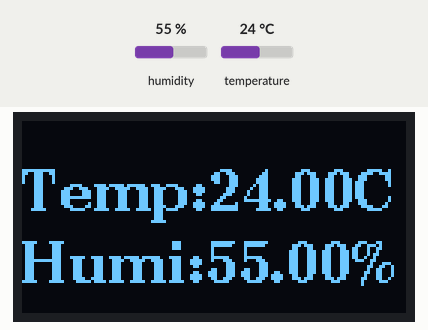
This sketch was run on a simulated Arduino Uno, built with avr-gcc and run on an emulated ATmega328P. Shown: 128×64 one-colour display. Inputs (shaded band) come from the test bench; at power-on: humidity 55 %, temperature 24 °C.

Above: at 3.2 s.
3.3 s: humidity set to 22 %
At 6.1 s:
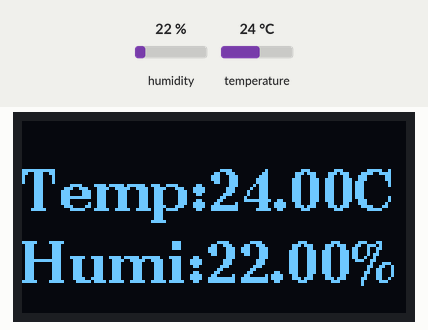
6.7 s: temperature set to 12 °C
At 7.9 s:
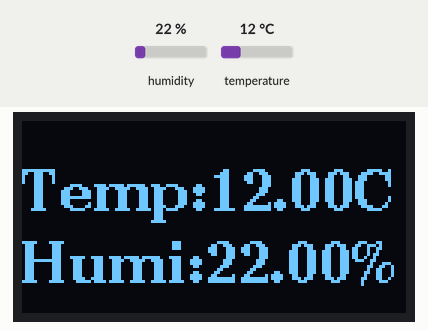
9.9 s: humidity set to 40 %
At 12.7 s:
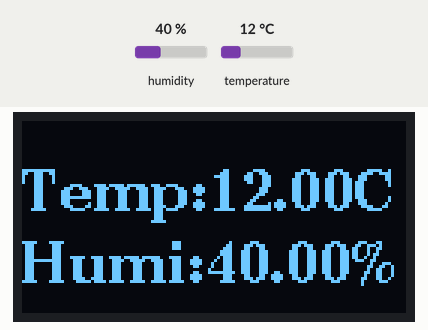
13.9 s: temperature set to 19 °C
At 15.9 s:
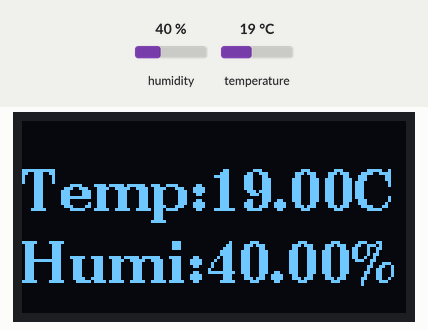
Timing chart, 0 to 17.4 s (numbered marks = the images above; inputs shaded):
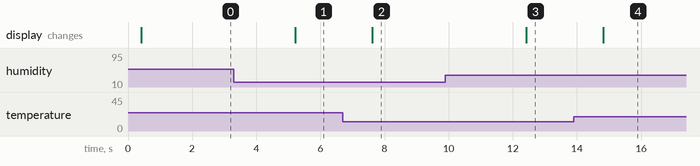

The sketch:

THoled.ino
```cpp
/**
   HDC1080例程
   @author 沉默
   @date 2019/09/21
*/
#include "U8glib.h"
#include "hz.c"
String t = "Temp:";
String st = "";
String h = "Humi:";
String sh = "";
U8GLIB_SSD1306_128X64 u8g(U8G_I2C_OPT_NONE);
#include <ClosedCube_HDC1080.h>
ClosedCube_HDC1080 hdc1080;

void draw() {
   u8g.setFont(u8g_font_ncenB14);//还是先设置一个字体
  u8g.setPrintPos(0,30);//然后设置一个位置
  u8g.print(t);//然后就是数据
  u8g.print(st);
  u8g.setFont(u8g_font_ncenB14);//还是先设置一个字体
  u8g.setPrintPos(0,54);//然后设置一个位置
  u8g.print(h);//然后就是数据
  u8g.print(sh);
}

void setup()
{
  Serial.begin(115200);
  hdc1080.begin(0x40);
}

void loop()
{
  st=hdc1080.readTemperature();
  st=st+"C";
  sh=hdc1080.readHumidity();
  sh=sh+"%";
  u8g.firstPage();
  do {
    draw();
  }
  while( u8g.nextPage() ); //延迟一段时间后重新生成图片
  delay(2000);


}
```

hz.c
```cpp
const char hz[][32]={

"℃",   //0-

"Arduino 电压表演示程序", //1

"使用串口液晶屏直接输出",         //2

};
```

Measured:
- after the input at 3.3 s, the display: changes after 1.9 s (image 1)
- after the input at 6.7 s, the display: changes after 0.91 s (image 2)
- after the input at 9.9 s, the display: changes after 2.5 s (image 3)
- after the input at 13.9 s, the display: changes after 0.92 s (image 4)
